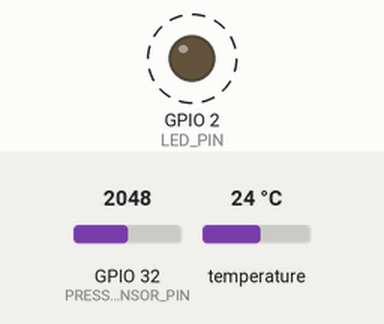
Bench run of a program on a simulated ESP32. Shown: output pins drawn as LEDs (lit = HIGH). Dashed ring = blinking. Inputs (shaded band) come from the test bench; at power-on: GPIO 32 (PRESSURE_SENSOR_PIN) = 2048, temperature 24 °C. Storage starts empty; nothing arrives over Bluetooth unless stated; what the program prints to the serial monitor is not drawn.

Above: at 0.3 s.
Timing chart, 0 to 3.0 s (numbered marks = the images above):
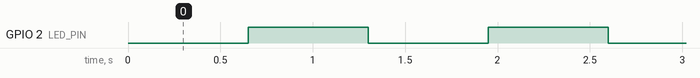

The program:

main.cpp
```cpp
// read waterTemperature with multitasking and display it on the screen
#include <Arduino.h>
#include <OneWire.h>
#include <DallasTemperature.h>
#include <Ticker.h>

#include <BluetoothSerial.h>

#include "FS.h"
#include "SD.h"
#include "SPI.h"

// pin definitions
#define LED_PIN 2
#define PRESSURE_SENSOR_PIN 32
#define ONE_WIRE_BUS_PIN 33

const char *ssid = "GL-SFT1200-3a3";     //自分のSSIDを設定する
const char *password = "goodlife";       // SSIDのパスワードを設定する
const char *hostname = "BEP_ESP_MOTHER"; //ホスト名を設定する

// create instance
Ticker tick;
OneWire oneWire(ONE_WIRE_BUS_PIN);
DallasTemperature waterTemp(&oneWire);
BluetoothSerial SerialBT;
File myfile; // SDカードの状態を格納

// multiTask
TaskHandle_t thp[2];
QueueHandle_t xQueue_1;

// global variables
volatile struct {
    float temp;
    int32_t pressure;
    int32_t _pressure[2];
    uint32_t time;
} data;

// prototypes
void Core0a(void *args);
void Core1a(void *args);

void setup() {
    Serial.begin(115200);
    SerialBT.begin(hostname);
    pinMode(LED_PIN, OUTPUT);
    // alive LED initialization
    tick.attach_ms(650, []() {
        digitalWrite(LED_PIN, !digitalRead(LED_PIN));
    });

    // create tasks
    xQueue_1 = xQueueCreate(10, 16);
    xTaskCreatePinnedToCore(Core0a, "Core0a", 4096, NULL, 2, &thp[0], 0);
    xTaskCreatePinnedToCore(Core1a, "Core1a", 4096, NULL, 1, &thp[1], 1);
    uint8_t v = 0;
    while (!SD.begin(4) && v < 10) {
        v++;
        delay(1000);
        Serial.println("SD Card Mount Failed");
        //初期化失敗の処理
    }

    Serial.println("Ready");
    SerialBT.println("Ready");
}

// task1 (Core1) : read temperature and pressure
void Core1a(void *args) {
    float tmp;
    while (1) {
        waterTemp.requestTemperatures();
        tmp = waterTemp.getTempCByIndex(0);
        xQueueSend(xQueue_1, &tmp, 0);
    }
}

// task2 (Core0) : put water temperature to global variable
void Core0a(void *args) {
    float tmp = 0;
    while (1) {
        // wait for queue to be filled
        xQueueReceive(xQueue_1, &tmp, portMAX_DELAY);
        data.temp = tmp; // put to global variable
    }
}

void writeSD(String fileName, String data) {
    String filePath = "/" + fileName + ".csv";

    myfile = SD.open(filePath, FILE_APPEND);
    if (myfile) {
        myfile.println(data);
        myfile.close(); //ファイルを閉じる
    } else {
        Serial.println("SD-ERR");
    }
}

void read_pressure() {
    data._pressure[0] = data._pressure[1];
    data._pressure[1] = analogRead(PRESSURE_SENSOR_PIN);
    data._pressure[1] = data._pressure[1] * 0.5 + data._pressure[0] * 0.5;
    data.pressure = data._pressure[1];
    // Serial.printf("pressure:%d\r\n", data.pressure);
    // SerialBT.printf("pressure:%d\r\n", data.pressure);
}

void loop() {
    char text[128];

    read_pressure();

    sprintf(text, "wp,%d,wt,%.2f", data.pressure, data.temp);
    Serial.printf("%s\r\n", text);
    SerialBT.printf("%s\r\n", text);
    writeSD("test", text);
    delay(100);
}
```

Measured:
- by itself, GPIO 2 (LED_PIN): alternates HIGH for 0.65 s and LOW for 0.65 s
